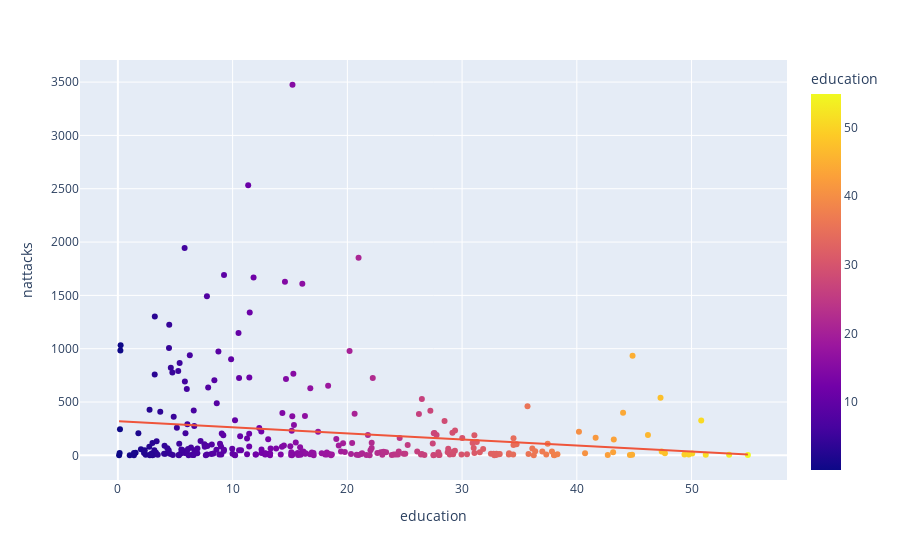

The notebook cell saved with this chart:
### Code cell
fig = px.scatter(sec_df_filt, x="education", y="nattacks", trendline="ols", color='education')
fig.show()

### Figure 1 — Plotly figure (JSON) as saved in the notebook; plotly's stock layout.template omitted (floating-point values rounded to 4 significant figures; data arrays with more than 128 entries replaced by an {"elided": "..."} marker saying what was removed)
{"data": [{"hovertemplate": "education=%{marker.color}<br>nattacks=%{y}<extra></extra>", "legendgroup": "", "marker": {"color": {"elided": "288 float values"}, "coloraxis": "coloraxis", "symbol": "circle"}, "mode": "markers", "name": "", "orientation": "v", "showlegend": false, "type": "scatter", "x": {"elided": "288 float values"}, "xaxis": "x", "y": {"elided": "288 int values"}, "yaxis": "y"}, {"hovertemplate": "<b>OLS trendline</b><br>nattacks = -5.72397 * education + 321.454<br>R<sup>2</sup>=0.029733<br><br>education=%{x}<br>nattacks=%{y} <b>(trend)</b><extra></extra>", "legendgroup": "", "marker": {"symbol": "circle"}, "mode": "lines", "name": "", "showlegend": false, "type": "scatter", "x": {"elided": "288 float values"}, "xaxis": "x", "y": {"elided": "288 float values"}, "yaxis": "y"}], "layout": {"coloraxis": {"colorbar": {"title": {"text": "education"}}, "colorscale": [[0, "#0d0887"], [0.1111, "#46039f"], [0.2222, "#7201a8"], [0.3333, "#9c179e"], [0.4444, "#bd3786"], [0.5556, "#d8576b"], [0.6667, "#ed7953"], [0.7778, "#fb9f3a"], [0.8889, "#fdca26"], [1, "#f0f921"]]}, "legend": {"tracegroupgap": 0}, "margin": {"t": 60}, "xaxis": {"anchor": "y", "domain": [0, 1], "title": {"text": "education"}}, "yaxis": {"anchor": "x", "domain": [0, 1], "title": {"text": "nattacks"}}}}
